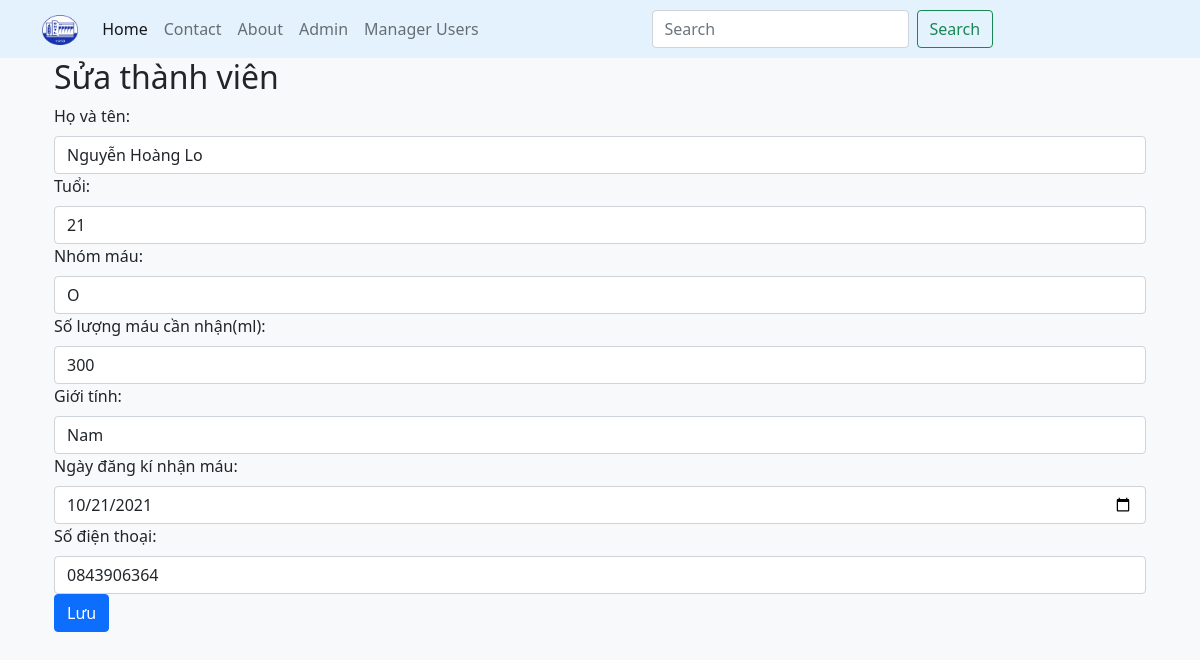
The app's page /src/edit.php?id=1 with its own data.
### tables this page shows
CREATE TABLE `blood_recipient` (
  `reci_id` int(11) NOT NULL,
  `reci_name` varchar(50) DEFAULT NULL,
  `reci_age` int(11) DEFAULT NULL,
  `reci_bgrp` char(10) DEFAULT NULL,
  `reci_bqnty` int(11) DEFAULT NULL,
  `reci_sex` varchar(10) DEFAULT NULL,
  `reci_reg_date` date DEFAULT NULL,
  `reci_phno` char(11) DEFAULT NULL
);

### src/edit.php (the view, shortened to what this page needs)
<?php
require("./config/db.php");
?>
<!DOCTYPE html>
<html lang="en">
<head>
    <link href="https://cdn.jsdelivr.net/npm/bootstrap@5.0.2/dist/css/bootstrap.min.css" rel="stylesheet">
    <link rel="stylesheet" href="https://cdnjs.cloudflare.com/ajax/libs/font-awesome/5.15.4/css/all.min.css">
    <link rel="stylesheet" href="css/index.css">
</head>
<body class="bg-light">
    <div class="header">
        <nav class="navbar navbar-expand-lg navbar-light " style="background-color: #e3f2fd;">
            <div class="container">
                <a class="navbar-brand" href="index.php">
                    <img src="images/logo.png" height="30px" alt="">
                </a>
                <div class="collapse navbar-collapse" id="navbarSupportedContent">
                    <ul class="navbar-nav me-auto mb-2 mb-lg-0">
                        <li class="nav-item">
                            <a class="nav-link active" aria-current="page" href="index.php">Home</a>
                        </li>
                        <li class="nav-item">
                            <a class="nav-link" href="#">Contact</a>
                        </li>
                        <li class="nav-item">
                            <a class="nav-link" href="#">About</a>
                        </li>
                        <li class="nav-item">
                            <a class="nav-link" href="admin.php">Admin</a>
                        </li>
                        <li class="nav-item">
                            <a class="nav-link" href="manager.php">Manager Users</a>
                        </li>
                    </ul>
                    <form class="d-flex me-auto">
                        <input class="form-control me-2" type="search" placeholder="Search" aria-label="Search">
                        <button class="btn btn-outline-success" type="submit">Search</button>
                    </form>
                </div>
            </div>
        </nav>
    </div>
    <main class="container">
        <?php
        $reci_id = $_GET['id'];
        $query = mysqli_query($conn, "select * from `blood_recipient` where reci_id='$reci_id'");
        $row = mysqli_fetch_assoc($query);
        ?>
        <div class="container-fluid !direction !spacing">
            <form method="POST" class="form">
                <h2>Sửa thành viên</h2>
                    <label for="formGroupExampleInput" class="form-label">Họ và tên: </label>
                    <input type="text" class="form-control" id="formGroupExampleInput" value="<?php echo $row['reci_name']; ?>" name="name">
                    <label for="formGroupExampleInput" class="form-label">Tuổi: </label>
                    <input type="int" class="form-control" id="formGroupExampleInput" value="<?php echo $row['reci_age']; ?>" name="age">
                    <label for="formGroupExampleInput" class="form-label">Nhóm máu: </label>
                    <input type="text" class="form-control" id="formGroupExampleInput" value="<?php echo $row['reci_bgrp']; ?>" name="bloodGr">
                    <label for="formGroupExampleInput" class="form-label">Số lượng máu cần nhận(ml): </label>
                    <input type="int" class="form-control" id="formGroupExampleInput" value="<?php echo $row['reci_bqnty']; ?>" name="bloodQnty">
                    <label for="formGroupExampleInput" class="form-label">Giới tính: </label>
                    <input type="text" class="form-control" id="formGroupExampleInput" value="<?php echo $row['reci_sex']; ?>" name="gender">
                    <label for="formGroupExampleInput" class="form-label">Ngày đăng kí nhận máu: </label>
                    <input type="date" class="form-control" id="formGroupExampleInput" value="<?php echo $row['reci_reg_date']; ?>" name="date">
                    <label for="formGroupExampleInput" class="form-label">Số điện thoại: </label>
                    <input type="text" class="form-control" id="formGroupExampleInput" value="<?php echo $row['reci_phno']; ?>" name="phone">
                    <input class="btn btn-primary" type="submit" value="Lưu" name="update">
            </form>
        </div>
    </main>
</body>
</html>

### src/css/index.css (style rules this page uses)
a { text-decoration: none; }
.header { background-color: #e3f2fd; }

### records on screen
blood_recipient: name "Nguyễn Hoàng Lo", age "21", bloodGr "O", bloodQnty "300", gender "Nam", date "10/21/2021", phone "0843906364"
